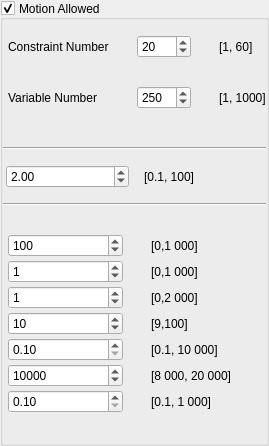
              <widget class="QGroupBox" name="RailMotionAllowed_X">
               <property name="title">
                <string>Motion Allowed</string>
               </property>
               <property name="alignment">
                <set>Qt::AlignLeading|Qt::AlignLeft|Qt::AlignVCenter</set>
               </property>
               <property name="flat">
                <bool>false</bool>
               </property>
               <property name="checkable">
                <bool>true</bool>
               </property>
               <layout class="QVBoxLayout" name="verticalLayout_22">
                <property name="spacing">
                 <number>28</number>
                </property>
                <property name="leftMargin">
                 <number>0</number>
                </property>
                <property name="rightMargin">
                 <number>0</number>
                </property>
                <property name="bottomMargin">
                 <number>30</number>
                </property>
                <item>
                 <layout class="QGridLayout" name="gridLayout_7">
                  <property name="leftMargin">
                   <number>5</number>
                  </property>
                  <property name="topMargin">
                   <number>4</number>
                  </property>
                  <item row="0" column="3">
                   <widget class="QLabel" name="label_62">
                    <property name="text">
                     <string>[1, 60]</string>
                    </property>
                   </widget>
                  </item>
                  <item row="1" column="0">
                   <widget class="QLabel" name="NRailX">
                    <property name="toolTip">
                     <string>N_Rail_X</string>
                    </property>
                    <property name="text">
                     <string>Variable Number</string>
                    </property>
                   </widget>
                  </item>
                  <item row="1" column="1" colspan="2">
                   <widget class="QSpinBox" name="N_Rail_X">
                    <property name="minimum">
                     <number>1</number>
                    </property>
                    <property name="maximum">
                     <number>1000</number>
                    </property>
                    <property name="value">
                     <number>250</number>
                    </property>
                   </widget>
                  </item>
                  <item row="1" column="3">
                   <widget class="QLabel" name="label_61">
                    <property name="text">
                     <string>[1, 1000]</string>
                    </property>
                   </widget>
                  </item>
                  <item row="0" column="0">
                   <widget class="QLabel" name="NcRailX">
                    <property name="toolTip">
                     <string>Nc_Rail_X</string>
                    </property>
                    <property name="text">
                     <string>Constraint Number</string>
                    </property>
                   </widget>
                  </item>
                  <item row="0" column="1" colspan="2">
                   <widget class="QSpinBox" name="Nc_Rail_X">
                    <property name="minimum">
                     <number>1</number>
                    </property>
                    <property name="maximum">
                     <number>60</number>
                    </property>
                    <property name="value">
                     <number>20</number>
                    </property>
                   </widget>
                  </item>
                 </layout>
                </item>
                <item>
                 <layout class="QVBoxLayout" name="verticalLayout_4">
                  <property name="spacing">
                   <number>15</number>
                  </property>
                  <property name="topMargin">
                   <number>10</number>
                  </property>
                  <item>
                   <widget class="Line" name="line_18">
                    <property name="orientation">
                     <enum>Qt::Horizontal</enum>
                    </property>
                   </widget>
                  </item>
                  <item>
                   <layout class="QHBoxLayout" name="horizontalLayout_4">
                    <property name="leftMargin">
                     <number>3</number>
                    </property>
                    <item>
                     <widget class="QDoubleSpinBox" name="T_Rail_X">
                      <property name="minimum">
                       <double>0.100000000000000</double>
                      </property>
                      <property name="maximum">
                       <double>100.000000000000000</double>
                      </property>
                      <property name="value">
                       <double>2.000000000000000</double>
                      </property>
                     </widget>
                    </item>
                    <item>
                     <widget class="QLabel" name="label_54">
                      <property name="text">
                       <string>[0.1, 100]</string>
                      </property>
                     </widget>
                    </item>
                   </layout>
                  </item>
                  <item>
                   <widget class="Line" name="line">
                    <property name="orientation">
                     <enum>Qt::Horizontal</enum>
                    </property>
                   </widget>
                  </item>
                 </layout>
                </item>
                <item>
                 <layout class="QGridLayout" name="gridLayout_8">
                  <property name="leftMargin">
                   <number>5</number>
                  </property>
                  <property name="topMargin">
                   <number>0</number>
                  </property>
                  <property name="verticalSpacing">
                   <number>3</number>
                  </property>
                  <item row="0" column="0">
                   <widget class="QSpinBox" name="Q_Rail_p_X">
                    <property name="maximum">
                     <number>1000</number>
                    </property>
                    <property name="value">
                     <number>100</number>
                    </property>
                   </widget>
                  </item>
                  <item row="0" column="1">
                   <widget class="QLabel" name="label_25">
                    <property name="text">
                     <string>[0,1 000]</string>
                    </property>
                   </widget>
                  </item>
                  <item row="1" column="0">
                   <widget class="QSpinBox" name="Q_Rail_v_X">
                    <property name="maximum">
                     <number>1000</number>
                    </property>
                    <property name="value">
                     <number>1</number>
                    </property>
                   </widget>
                  </item>
                  <item row="1" column="1">
                   <widget class="QLabel" name="label_26">
                    <property name="text">
                     <string>[0,1 000]</string>
                    </property>
                   </widget>
                  </item>
                  <item row="2" column="0">
                   <widget class="QSpinBox" name="Q_Rail_u_X">
                    <property name="maximum">
                     <number>2000</number>
                    </property>
                    <property name="value">
                     <number>1</number>
                    </property>
                   </widget>
                  </item>
                  <item row="2" column="1">
                   <widget class="QLabel" name="label_27">
                    <property name="text">
                     <string>[0,2 000]</string>
                    </property>
                   </widget>
                  </item>
                  <item row="3" column="0">
                   <widget class="QSpinBox" name="Q_Rail_u_input_X">
                    <property name="minimum">
                     <number>9</number>
                    </property>
                    <property name="maximum">
                     <number>100</number>
                    </property>
                    <property name="value">
                     <number>10</number>
                    </property>
                   </widget>
                  </item>
                  <item row="3" column="1">
                   <widget class="QLabel" name="label_32">
                    <property name="text">
                     <string>[9,100]</string>
                    </property>
                   </widget>
                  </item>
                  <item row="4" column="0">
                   <widget class="QDoubleSpinBox" name="Q_Rail_jk_input_X">
                    <property name="minimum">
                     <double>0.100000000000000</double>
                    </property>
                    <property name="maximum">
                     <double>10000.000000000000000</double>
                    </property>
                   </widget>
                  </item>
                  <item row="4" column="1">
                   <widget class="QLabel" name="label_29">
                    <property name="text">
                     <string>[0.1, 10 000]</string>
                    </property>
                   </widget>
                  </item>
                  <item row="5" column="0">
                   <widget class="QSpinBox" name="Q_Rail_u_output_X">
                    <property name="minimum">
                     <number>8000</number>
                    </property>
                    <property name="maximum">
                     <number>20000</number>
                    </property>
                    <property name="value">
                     <number>10000</number>
                    </property>
                   </widget>
                  </item>
                  <item row="5" column="1">
                   <widget class="QLabel" name="label_28">
                    <property name="text">
                     <string>[8 000, 20 000]</string>
                    </property>
                   </widget>
                  </item>
                  <item row="6" column="0">
                   <widget class="QDoubleSpinBox" name="Q_Rail_jk_output_X">
                    <property name="minimum">
                     <double>0.100000000000000</double>
                    </property>
                    <property name="maximum">
                     <double>1000.000000000000000</double>
                    </property>
                    <property name="value">
                     <double>0.100000000000000</double>
                    </property>
                   </widget>
                  </item>
                  <item row="6" column="1">
                   <widget class="QLabel" name="label_30">
                    <property name="text">
                     <string>[0.1, 1 000]</string>
                    </property>
                   </widget>
                  </item>
                 </layout>
                </item>
               </layout>
              </widget>
